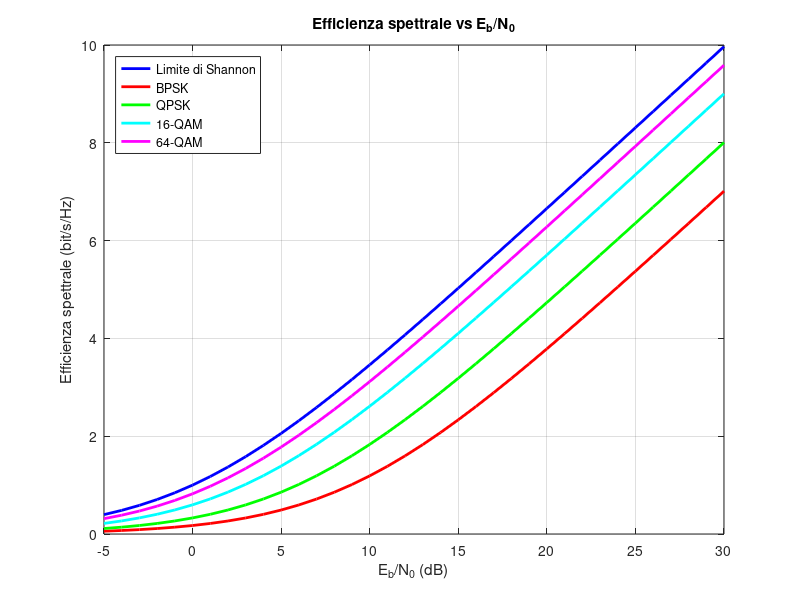

Write MATLAB code to recreate this figure.
clc; clear; close all;


% Definire i valori di Eb/N0 in dB
EbN0_dB = -5:1:30;  % Gamma di valori in dB
EbN0_linear = 10.^(EbN0_dB / 10);  % Convertire da dB a valore lineare

Rb2 = log2(2)*(128 * 3e3); % tra parentesi Rs, symbol rate BPSK
Rb4 = log2(4)*(128 * 3e3); % tra parentesi Rs, symbol rate QPSK
Rb16 = log2(16)*(128 * 3e3); % tra parentesi Rs, symbol rate 16-QAM
Rb64 = log2(64)*(128 * 3e3); % tra parentesi Rs, symbol rate 64-QAM

B = 3e6;

eff2 = log2(1 + (Rb2/B)*(EbN0_linear));
eff4 = log2(1 + (Rb4/B)*(EbN0_linear));
eff16 = log2(1 + (Rb16/B)*(EbN0_linear));
eff64 = log2(1 + (Rb64/B)*(EbN0_linear));

% Calcolare l'efficienza spettrale teorica di Shannon
spectral_efficiency = log2(1 + EbN0_linear);  


% Creare il grafico
figure;
plot(EbN0_dB, spectral_efficiency, 'b-','LineWidth', 2); % Curva di Shannon
hold on;
plot(EbN0_dB, eff2,'r', 'LineWidth', 2); 
hold on;
plot(EbN0_dB, eff4,'g', 'LineWidth', 2);
hold on;
plot(EbN0_dB, eff16, 'c', 'LineWidth', 2);
hold on;
plot(EbN0_dB, eff64, 'm', 'LineWidth', 2);
hold on;

% Etichette degli assi
xlabel('E_b/N_0 (dB)');
ylabel('Efficienza spettrale (bit/s/Hz)');
title('Efficienza spettrale vs E_b/N_0');

% Aggiungere griglia e legenda
grid on;
legend('Limite di Shannon', 'BPSK','QPSK','16-QAM','64-QAM','Location', 'NorthWest');
hold off;
